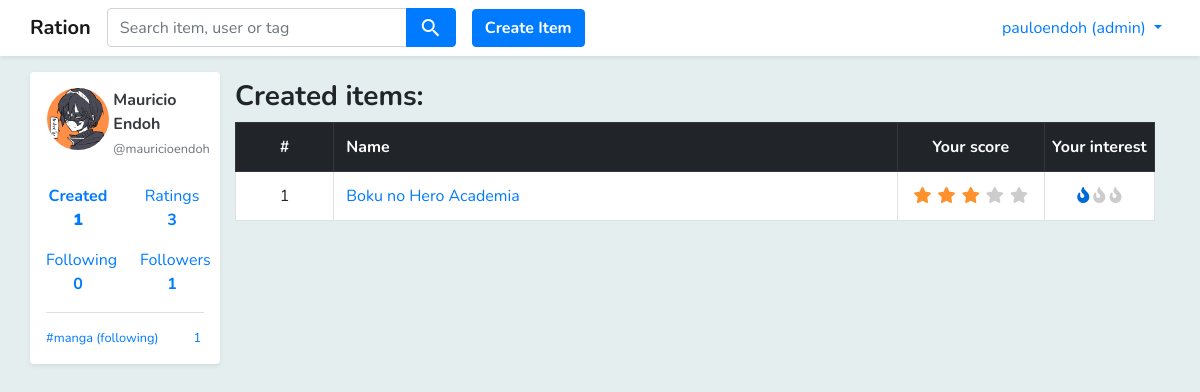
The app's page /user/mauricioendoh/created (signed in) with its own data.
### core/models.py (models this page shows, shortened)
class Profile(models.Model):
    user = models.OneToOneField(
        User,
        related_name='profile',
        on_delete=models.CASCADE,
        primary_key=True
    )
    fullname = models.CharField(max_length=100)
    picture = models.ImageField(upload_to='profile_pics', blank=True, default="profile_pics/default.png")
    bio = models.TextField(null=True, blank=True)
    location = models.TextField(null=True, blank=True)
    website = models.TextField(null=True, blank=True)

class User_Item(models.Model):
    user = models.ForeignKey(User, related_name='user_items', on_delete=models.CASCADE)
    item = models.ForeignKey(Item, related_name='user_items', on_delete=models.CASCADE)
    rating = models.FloatField(validators=[MinValueValidator(1), MaxValueValidator(5)], null=True, blank=True)
    interest = models.FloatField(validators=[MinValueValidator(1), MaxValueValidator(3)], null=True, blank=True)

class User_Tag(models.Model):
    user = models.ForeignKey(User, on_delete=models.CASCADE)
    tag = models.ForeignKey(Tag, on_delete=models.CASCADE)
    item_count = models.IntegerField()
    is_private = models.NullBooleanField()

class Following(models.Model):
    follower = models.ForeignKey(User, on_delete=models.CASCADE)
    user_tag = models.ForeignKey(User_Tag, on_delete=models.CASCADE)

class Tag(models.Model):
    name = models.TextField()
    is_official = models.BooleanField(default=0)

class Item(models.Model):
    name = models.CharField(max_length=255)
    description = models.TextField(null=True, blank=True)
    url = models.CharField(max_length=255, null=True, blank=True)
    is_official = models.BooleanField(default=0)
    tags = models.ManyToManyField(Tag, related_name='items', blank=True)
    creator = models.ForeignKey(User, on_delete=models.CASCADE)
    created_at = models.DateTimeField(auto_now_add=True)
    image = models.ImageField(upload_to='item_icons', blank=True, default="item_icons/default.png")
    avg_rating = models.FloatField(null=True)
    avg_interest = models.FloatField(null=True)

### core/views.py (the view)
# urls.py: path('user/<str:username>/created', views.user_created_item_list, name='user_created_item_list'),
def user_created_item_list(request, username):
    user = get_object_or_404(User, username=username)
    item_list = Item.objects.filter(creator=user)
    return render(request, 'user_created_item_list.html', {'item_list': item_list,
                                                           'user': user, })

### templates/user_created_item_list.html (shortened to what this page needs)
{% extends "base.html" %}
{% load utils %}
{% block content %}
<div class="mt-3 pb-2 container">
    <div class="row">
        {% include 'includes/left_container.html' %}
        <div class="col-10">
            <h3 class="mt-2 font-weight-bold">Created items: </h3>
            <table class="table table-bordered bg-white">
                <tr class="thead-dark">
                    <th class="align-middle text-center">#</th>
                    <th class="align-middle">Name</th>
                    <th class="align-middle text-center" style="width: 16%">Your score</th>
                    <th class="align-middle text-center pl-0 pr-0" style="width: 12%">Your interest</th>
                </tr>
                {% for item in item_list %}
                <tr>
                    <td class="align-middle text-center">
                        {{ forloop.counter }}
                    </td>
                    <td class="align-middle">
                        <a href="{% url 'item' item.id %}">{{ item.name }}</a>
                    </td>
                    <td class="text-center align-middle">
                        <div class="rating-stars text-center">
                            <ul class="stars mb-0" data-value="{{ item.id}}">
                                {%get_user_score_by_item request.user item as your_score%}
                                <li class="star {% if your_score >= 1 %}selected{% endif %}"
                                    title="Horrible" data-value="1">
                                    <i class='fa fa-star fa-fw'></i>
                                </li>
                                <li class="star {% if your_score >= 2 %}selected{% endif %}"
                                    title="Bad" data-value="2">
                                    <i class='fa fa-star fa-fw'></i>
                                </li>
                                <li class="star {% if your_score >= 3 %}selected{% endif %}"
                                    title="Normal" data-value="3">
                                    <i class='fa fa-star fa-fw'></i>
                                </li>
                                <li class="star {% if your_score >= 4 %}selected{% endif %}"
                                    title="Good" data-value="4">
                                    <i class='fa fa-star fa-fw'></i>
                                </li>
                                <li class="star {% if your_score >= 5 %}selected{% endif %}"
                                    title="Excellent" data-value="5">
                                    <i class='fa fa-star fa-fw'></i>
                                </li>
                            </ul>
                        </div>
                    </td>
                    {% get_interest_by_user_and_item request.user item as interest %}
                    <td class="text-center align-middle">
                        <div class="interest-flames text-center">
                            <ul class="flames mb-0" data-value="{{ item.id }}">
                                <li class="flame {% if interest >= 1 %}selected{% endif %}"
                                    title="Not interested" data-value="1">
                                    <i class="fas fa-fire"></i>
                                </li>
                                <li class="flame {% if interest >= 2 %}selected{% endif %}"
                                    title="Interested" data-value="2">
                                    <i class="fas fa-fire"></i>
                                </li>
                                <li class="flame {% if interest >= 3 %}selected{% endif %}"
                                    title="Very interested!" data-value="3">
                                    <i class="fas fa-fire"></i>
                                </li>
                            </ul>
                        </div>
                    </td>
                </tr>
                {% endfor %}
            </table>
        </div>
    </div>
</div>
{% endblock %}

### templates/base.html (shortened to what this page needs)
{% load staticfiles %}
<!DOCTYPE html>
<html lang="en">
<head>
    <link rel="stylesheet" href="{% static 'styles/bootstrap.css' %}">
    <link rel="stylesheet" href="https://use.fontawesome.com/releases/v5.0.13/css/all.css"
>
    <link rel="stylesheet" href="{% static 'styles/jquery-ui.css' %}" type="text/css" media="all"/>
    <link href="{% static 'styles/main.css' %}" rel="stylesheet">
</head>
<body class="body">
<div class="pt-5"></div>
<div class="pt-2"></div>
<nav class="navbar fixed-top navbar-expand-sm bg-white navbar-light shadow-sm ">
    <div class="container pl-0 pr-0 ">
        <ul class="navbar-nav mr-auto">
            <li class="nav-item ">
                <a class="navbar-brand font-weight-bold" href="{% url 'home' %}">Ration</a>
            </li>
            <li class="nav-item">
                <form method="get" action="{% url 'search' %}">
                    <div class="input-group ui-widget">
                        <input id='search-box' type="text" class="form-control text-italic" name="q"
                               placeholder="Search item, user or tag" required
                               />
                        <div class="input-group-append">
                            <button class="btn btn-primary"><i class="material-icons align-middle">search</i></button>
                        </div>
                    </div>
                </form>
            </li>
            {% if request.user.is_authenticated %}
            <div class="pl-3 align-self-center">
                <a href="{% url 'create_item' %}">
                    <button type="button" class="btn btn-primary rounded font-weight-bold">Create Item</button>
                </a>
            </div>
            {% endif %}
        </ul>
        <ul class="navbar-nav">
            {% if request.user.is_authenticated %}
            <li class="nav-item dropdown">
                <a class="nav-link dropdown-toggle text-primary" href="#" id="navbardrop"
                   data-toggle="dropdown">
                    {{ request.user.username }}
                    {% if request.user.is_superuser %}
                    (admin)
                    {% endif %}
                </a>
            </li>
            {% endif %}
        </ul>
    </div>
</nav>
{% block content %}{% endblock %}
</body>
</html>

### templates/includes/left_container.html (shortened to what this page needs)
{% load utils %}
<div class="col-2 pl-0 pr-0">
    {% if request.user.is_authenticated %}
    <div class="bg-white pl-3 pr-3 shadow-sm rounded">
        <div class="pt-3">
            {% if user.is_authenticated %}
            <div class="row">
                <div class="col-5 pl-3 pr-0">
                    <a href="{% url 'user' user.username %}">
                        <img class="rounded-circle w-100" src="/media/{{ user.profile.picture }}"/>
                    </a>
                </div>
                <div class="col-7 pl-1 pr-2">
                    <p>
                        <a href="{% url 'user' user.username %}" class="text-dark no-underline">
                            <b>{{ user.profile.fullname }}</b>
                            <br>
                            <small class="text-muted d-inline">@{{ user.username }}</small>
                        </a>
                    </p>
                </div>
            </div>
            <div class="row">
                <div class="col-6">
                    <div class="align-self-center">
                        <a class="nav-link text-center pl-0 pr-0 {% if '/created' in request.path %}font-weight-bold{% endif %}"
                           href="{% url 'user_created_item_list' user.username %}">Created
                            <br>
                            <b>
                                {%get_created_item_count_by_user user%}
                            </b>
                        </a>
                    </div>
                </div>
                <div class="col-6">
                    <div class="align-self-center">
                        <a class="nav-link text-center pl-0 pr-0  {% if '/ratings' in request.path %}font-weight-bold{% endif %}"
                           href="{% url 'rating_list' user.username %}">Ratings<br><b>{{user.user_items.all|length}}</b>
                        </a>
                    </div>
                </div>
            </div>
            <div class="row">
                <div class="col-6">
                    <div class="align-self-center">
                        <a class="nav-link text-center pl-0 pr-0  {% if '/following' in request.path %}font-weight-bold{% endif %}" href="{% url 'following_list' user.username %}">Following
                            <br>
                            <b> {% get_following_count_by_user user %}</b>
                        </a>
                    </div>
                </div>
                <div class="col-6">
                    <div class="align-self-center">
                        <a class="nav-link text-center pl-0 pr-0  {% if '/followers' in request.path %}font-weight-bold{% endif %}"
                           href="{% url 'follower_list' user.username %}">Followers<br>
                            <b>{% get_follower_count_by_user user %}</b>
                        </a>
                    </div>
                </div>
            </div>
            <div class="mt-2 mb-3 container border-top"></div>
            <ul class="no-bullets pl-0 pb-3">
                {% for user_tag in user.get_user_tag_list %}
                {% if user_tag.user == request.user %}
                <li>
                    <small>
                        <a href="{% url 'rating_list' user.username %}?tag={{ user_tag.tag.name }}">
                            <div class="row no-gutters">
                                <div class="col-11">
                                    #{{ user_tag.tag.name }}
                                    {% if user_tag.is_private %}
                                    <i class="material-icons align-middle" style="font-size: 10px; color: #b5b5b5; ">
                                        lock
                                    </i>
                                    {% endif %}
                                </div>
                                <div class="col-1 text-center">
                                    {{ user_tag.item_count }}
                                </div>
                            </div>
                        </a>
                    </small>
                </li>
                {% else %}
                {% if user_tag.is_private == False %}
                <li>
                    <small>
                        <a href="{% url 'rating_list' user.username %}?tag={{ user_tag.tag.name }}">
                            <div class="row no-gutters">
                                <div class="col-11">
                                    #{{ user_tag.tag.name }}
                                    {% user_is_following_user_tag request.user user_tag as is_following %}
                                    {% if is_following %}
                                    (following)
                                    {% endif %}
                                </div>
                                <div class="col-1 text-center">
                                    {{ user_tag.item_count }}
                                </div>
                            </div>
                        </a>
                    </small>
                </li>
                {% endif %}
                {% endif %}
                {% endfor %}
            </ul>
            {% endif %}
        </div>
    </div>
    {% endif %}
</div>

### records on screen
User_Tag: tag.name "manga", item_count "1"
Item: name "Boku no Hero Academia", {{ item.id }} 77 (drawn)

### other values on screen
{{ request.user.username }} "pauloendoh"
{{ user.profile.fullname }} "Mauricio Endoh"
{{ user.username }} "mauricioendoh"
{{ user.user_items.all|length }} "3"
